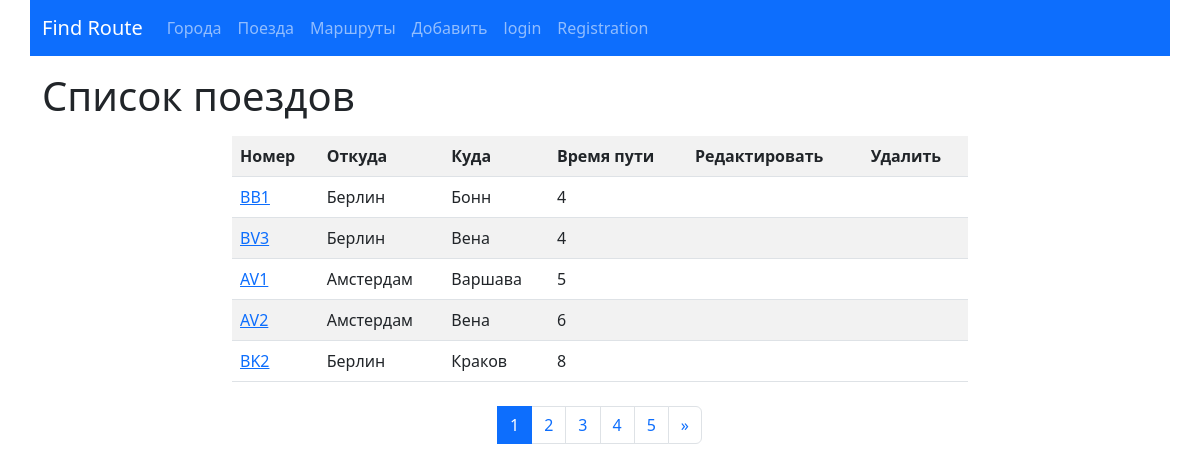
The app's page /trains/ with its own data.
### trains/models.py (models this page shows, shortened)
class Train(models.Model):
    name = models.CharField(max_length=50,
                            unique=True,
                            verbose_name='Номер поезда')
    travel_time = models.PositiveSmallIntegerField(verbose_name='Время в пути')
    from_city = models.ForeignKey(City,
                                  on_delete=models.CASCADE,
                                  related_name='from_city_set',
                                  verbose_name='Из какого города')
    to_city = models.ForeignKey('cities.City',
                                on_delete=models.CASCADE,
                                related_name='to_city_set',
                                verbose_name='В какой город')
    class Meta:
        verbose_name = "Поезд"
        verbose_name_plural = "Поезда"
        ordering = ['travel_time']

### cities/models.py (models this page shows, shortened)
class City(models.Model):
    name = models.CharField(max_length=100, unique=True, verbose_name="Название")
    def __str__(self):
        return self.name
    class Meta:
        verbose_name = "Город"
        verbose_name_plural = "Города"
        ordering = ['name']

### trains/views.py (the view)
# urls.py: path('', TrainListView.as_view(), name="home"),
class TrainListView(ListView):
    paginate_by = 5
    model = Train
    template_name = "trains/home.html"

### trains/templates/trains/home.html (shortened to what this page needs)
{% extends 'base.html' %}
{% block content%}
<h1>Список поездов</h1>
<div class="row ">
    <div class="col-md-8 mx-auto my-2">
        <table class="table table-striped">
            <tr>
                <th>Номер</th>
                <th>Откуда</th>
                <th>Куда</th>
                <th>Время пути</th>
                <th>Редактировать</th>
                <th>Удалить</th>
            </tr>
        {% for object in page_obj %}
            <tr>
                <td><a href="{% url 'trains:detail' pk=object.pk %}">{{object.name}}</a></td>
                <td>{{object.from_city}}</td>
                <td>{{object.to_city}}</td>
                <td>{{object.travel_time}}</td>
                {% if user.is_authenticated  %}
                <td><a href="{% url 'trains:update' pk=object.pk %}">
                    <button type="submit" class="btn btn-primary">Редактировать</button>
                </a></td>
                <td><a href="{% url 'trains:delete' pk=object.pk %}">
                    <button type="submit" class="btn btn-danger">Удалить</button>
                </a></td>
                {% else %}
                <td>&nbsp;</td>
                <td>&nbsp;</td>
                {% endif %}
            </tr>
        {% endfor %}
        </table>
    </div>
</div>
<nav aria-label="Page navigation example">
  <ul class="pagination justify-content-center">
      {% for page in page_obj.paginator.page_range %}
      <li class="page-item {% if page == page_obj.number %} active {% endif %}">
          <a class="page-link" href="?page={{ page }}">{{ page }}</a>
      </li>
      {% endfor %}
      <li class="page-item">
        {% if page_obj.has_next %}
        <a class="page-link" href="?page={{ page_obj.paginator.num_pages }}"> &raquo;</a>
        {% endif %}
    </li>
  </ul>
</nav>
{% endblock %}

### records on screen
Train: name "BB1", from_city "Берлин", to_city "Бонн", travel_time "4"
Train: name "BV3", from_city "Берлин", to_city "Вена", travel_time "4"
Train: name "AV1", from_city "Амстердам", to_city "Варшава", travel_time "5"
Train: name "AV2", from_city "Амстердам", to_city "Вена", travel_time "6"
Train: name "BK2", from_city "Берлин", to_city "Краков", travel_time "8"

### other values on screen
{{ page }} "1" "2" "3" "4" "5"
